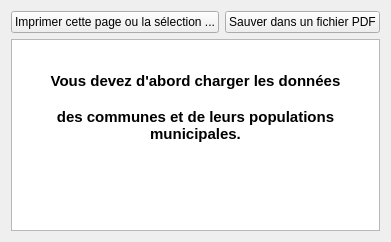
      <widget class="QWidget" name="tab_Moyenne">
       <attribute name="title">
        <string notr="true">C.2) Plus forte moyenne</string>
       </attribute>
       <layout class="QVBoxLayout" name="verticalLayout_6">
        <item>
         <layout class="QHBoxLayout" name="horizontalLayout_Moyenne">
          <item>
           <widget class="QPushButton" name="pushButton_Moyenne">
            <property name="text">
             <string>Imprimer cette page ou la sélection ...</string>
            </property>
           </widget>
          </item>
          <item>
           <widget class="QPushButton" name="pushButton_MoyennePdf">
            <property name="text">
             <string>Sauver dans un fichier PDF</string>
            </property>
           </widget>
          </item>
         </layout>
        </item>
        <item>
         <widget class="QTextEdit" name="textEdit_Moyenne">
          <property name="html">
           <string>&lt;!DOCTYPE HTML PUBLIC &quot;-//W3C//DTD HTML 4.0//EN&quot; &quot;http://www.w3.org/TR/REC-html40/strict.dtd&quot;&gt;
&lt;html&gt;&lt;head&gt;&lt;meta name=&quot;qrichtext&quot; content=&quot;1&quot; /&gt;&lt;meta charset=&quot;utf-8&quot; /&gt;&lt;style type=&quot;text/css&quot;&gt;
p, li { white-space: pre-wrap; }
hr { height: 1px; border-width: 0; }
li.unchecked::marker { content: &quot;\2610&quot;; }
li.checked::marker { content: &quot;\2612&quot;; }
&lt;/style&gt;&lt;/head&gt;&lt;body style=&quot; font-family:'Segoe UI'; font-size:9pt; font-weight:400; font-style:normal;&quot;&gt;
&lt;p style=&quot;-qt-paragraph-type:empty; margin-top:0px; margin-bottom:0px; margin-left:0px; margin-right:0px; -qt-block-indent:0; text-indent:0px;&quot;&gt;&lt;br /&gt;&lt;/p&gt;
&lt;p style=&quot;-qt-paragraph-type:empty; margin-top:0px; margin-bottom:0px; margin-left:0px; margin-right:0px; -qt-block-indent:0; text-indent:0px;&quot;&gt;&lt;br /&gt;&lt;/p&gt;
&lt;p align=&quot;center&quot; style=&quot; margin-top:0px; margin-bottom:0px; margin-left:0px; margin-right:0px; -qt-block-indent:0; text-indent:0px;&quot;&gt;&lt;span style=&quot; font-size:11pt; font-weight:700;&quot;&gt;Vous devez d'abord charger les données&lt;/span&gt;&lt;/p&gt;
&lt;p align=&quot;center&quot; style=&quot;-qt-paragraph-type:empty; margin-top:0px; margin-bottom:0px; margin-left:0px; margin-right:0px; -qt-block-indent:0; text-indent:0px; font-size:11pt; font-weight:700;&quot;&gt;&lt;br /&gt;&lt;/p&gt;
&lt;p align=&quot;center&quot; style=&quot; margin-top:0px; margin-bottom:0px; margin-left:0px; margin-right:0px; -qt-block-indent:0; text-indent:0px;&quot;&gt;&lt;span style=&quot; font-size:11pt; font-weight:700;&quot;&gt;des communes et de leurs populations municipales.&lt;/span&gt;&lt;/p&gt;&lt;/body&gt;&lt;/html&gt;</string>
          </property>
         </widget>
        </item>
       </layout>
      </widget>
